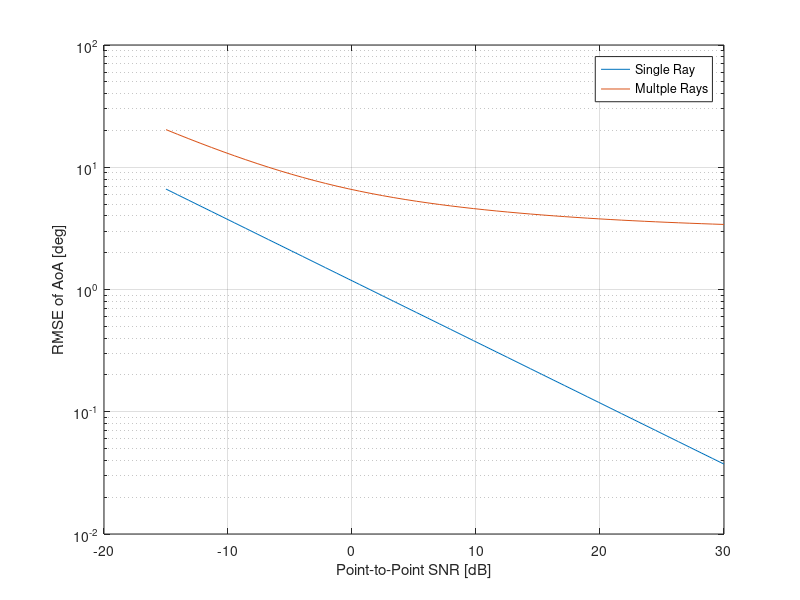

MATLAB code to generate this figure:
%-------------------------------------
% Script control parameter
%-------------------------------------
clear;clc;
rng(3); %random seed
% load probe_BF
%-------------------------------------
% System Parameters
%-------------------------------------
ray_num = 15; % Num of rays in a cluster
Nr = 8; % Number of antenna in Rx
Nt = 32;
M = 64; % Length of training
MCtimes = 20; % Num of Monte Carlo Sim.
AOAspread2 = (5/180*pi)^2;
AOAspread = sqrt(AOAspread2);
AODspread2 = (5/180*pi)^2;
AODspread = sqrt(AODspread2);
SNR_num = 50;
SNR_range = linspace(-15,30,SNR_num);

% For loop for Monte Carlo Simulations (realization of g, angle spread, and beamformer)
for MCindex = 1:MCtimes
    
    clc
    fprintf('iteration %d:\n',MCindex);
    
    % Receiver beamformer: 1) quasi-omni beam from random steering mtx; 2)
    % directional beam from angle steering vector
    probe_Rx_BF = (randi(2,Nr,M)*2-3) + 1j * (randi(2,Nr,M)*2-3);
    W = probe_Rx_BF./norm(probe_Rx_BF,'fro')*sqrt(M);
    
    probe_Tx_BF = (randi(2,Nt,M)*2-3) + 1j * (randi(2,Nt,M)*2-3);
    F = probe_Tx_BF./norm(probe_Tx_BF,'fro')*sqrt(Nt*M);
    
%     probe_Tx_BF = ones(Nt,M);
%     F = probe_Tx_BF./norm(probe_Tx_BF,'fro')*sqrt(Nt*M);   

    % AoA of rays with disired seperation
    phi = zeros(ray_num,1);
    phi0 = 0/180*pi;
    phi = phi0 + randn(ray_num,1) * AOAspread;

    % AoD of rays with disired seperation
    theta = zeros(ray_num,1);
    theta0 = 0/180*pi;
    theta = theta0 + randn(ray_num,1) * AODspread;

%     % Gain
%     g_cmplx = exp(1j*rand(ray_num,1)*2*pi)/sqrt(ray_num);
%     g = g_cmplx;
    % Rotate of ray
    psi = rand(ray_num,1)*2*pi;
    g_ray = exp(1j*psi)/sqrt(ray_num);



    % Pre-compute some vectors/matrices in FIM
    for rayindex = 1:ray_num

        % Spatial response and its derivative over phi
        arx(:,rayindex) = exp(1j * pi * (0:Nr-1)' * sin(phi(rayindex)))/sqrt(Nr);
        Darx(:,rayindex) = 1j * pi * (0:Nr-1)' * cos(phi(rayindex));
        drx(:,rayindex) = Darx(:,rayindex).*arx(:,rayindex);

        atx(:,rayindex) = exp(1j * pi * (0:Nt-1)' * sin(theta(rayindex)))/sqrt(Nt);
        Datx(:,rayindex) = 1j * pi * (0:Nt-1)' * cos(theta(rayindex));
        dtx(:,rayindex) = Datx(:,rayindex).*atx(:,rayindex);
    end


    % Evaluation of FIM with multiple rays

    % Pre-compute some equations, vecx, vecalpha, vecbeta
    % vecx is derivative of phi_0 in f(r,eta)
    vaa = zeros(M,1);
    vad = zeros(M,1);
    vda = zeros(M,1);

    for rr=1:ray_num
        vaa = vaa + g_ray(rr) * (W'*arx(:,rr)).* conj(F'*atx(:,rr));
        vad = vad + g_ray(rr) * (W'*arx(:,rr)).* conj(F'*dtx(:,rr));
        vda = vda + g_ray(rr) * (W'*drx(:,rr)).* conj(F'*atx(:,rr));
    end

    %%%%%%%%%%%%%%%%%%%%%%%%%%%%%%%%%%%%%%%%%%%%%
    % Evaluation of J_{0,0} part, a 3 by 3 matrix
    %%%%%%%%%%%%%%%%%%%%%%%%%%%%%%%%%%%%%%%%%%%%%
    J_00 = zeros(3,3);

    % Partial of phi_0 and phi_0              
    J_00(1,1) = real((vda)' * (vda));

    % Partial of phi_0 and theta_0
    J_00(1,2) = real((vda)' * (vad));
    J_00(2,1) = J_00(1,2);

    % Partial of phi_0 and alpha
    J_00(1,3) = real((vda)' * (1*vaa));
    J_00(3,1) = J_00(1,3);

    % Partial theta_0 and theta_0
    J_00(2,2) = real((vad)' * (vad));

    % Partial theta_0 and alpha
    J_00(2,3) = real((vad)' * (1*vaa));
    J_00(3,2) = J_00(2,3);

    % Partial of alpha and alpha
    J_00(3,3) = real((1*vaa)' * (1*vaa));


    %%%%%%%%%%%%%%%%%%%%%%%%%%%%%%%%
    % Evaluate J_{0,Deltaphi} matrix
    %%%%%%%%%%%%%%%%%%%%%%%%%%%%%%%%
    J_0D = zeros(3, ray_num*3);
    for rr=1:ray_num

        vdar = g_ray(rr) * W'*drx(:,rr).* conj(F'*atx(:,rr));
        vadr = g_ray(rr) * W'*arx(:,rr).* conj(F'*dtx(:,rr));
        vpsir = (1j) * psi(rr) * W'*arx(:,rr).* conj(F'*atx(:,rr));

        phir_index = (rr-1)*3+1;
        thetar_index = (rr-1)*3+2;
        psir_index = rr*3;

        % partial phi_0 and phi_r
        J_0D(1,phir_index) = real((vda)' * (vdar));
        % partial phi_0 and theta_r
        J_0D(1,thetar_index) = real((vda)' * (vadr));
        % partial phi_0 and psi_r
        J_0D(1,psir_index) = real((vda)' * (vpsir));

        % partial theta_0 and phi_r
        J_0D(2,phir_index) = real((vad)' * (vdar));
        % partial theta_0 and phi_r
        J_0D(2,thetar_index) = real((vad)' * (vadr));
        % partial theta_0 and psi_r
        J_0D(2,psir_index) = real((vad)' * (vpsir));

        % partial alpha and phi_r
        J_0D(3,phir_index) = real((1*vaa)' * (vdar));
        % partial alpha and theta_r
        J_0D(3,thetar_index) = real((1*vaa)' * (vadr));
        % partial theta_0 and psi_r
        J_0D(3,psir_index) = real((1*vaa)' * (vpsir));
    end

    %%%%%%%%%%%%%%%%%%%%%%%%%%%%%%%%
    % J(Deltaph,0) is transpose matrix of J_{0,Deltaphi}
    %%%%%%%%%%%%%%%%%%%%%%%%%%%%%%%%
    J_D0 = J_0D.';

    %%%%%%%%%%%%%%%%%%%%%%%%%%%%%%%%
    % Evaluate J{Deltaphi,Deltaphi} matrix
    %%%%%%%%%%%%%%%%%%%%%%%%%%%%%%%%
    J_DD = zeros(ray_num*3, ray_num*3);
    for r1 = 1:ray_num
        phir1_index = (r1-1)*3+1;
        thetar1_index = (r1-1)*3+2;
        psir1_index = r1*3;
        vadr1 = g_ray(r1) * W'*arx(:,r1).* conj(F'*dtx(:,r1));
        vdar1 = g_ray(r1) * W'*drx(:,r1).* conj(F'*atx(:,r1));
        vpsir1 = (1j) * psi(r1) * W'*arx(:,r1).* conj(F'*atx(:,r1));
        for r2 = 1:ray_num
            phir2_index = (r2-1)*3+1;
            thetar2_index = (r2-1)*3+2;
            psir2_index = r2*3;
            vadr2 = g_ray(r2) * W'*arx(:,r2).* conj(F'*dtx(:,r2));
            vdar2 = g_ray(r2) * W'*drx(:,r2).* conj(F'*atx(:,r2));
            vpsir2 = (1j) * psi(r2) * W'*arx(:,r2).* conj(F'*atx(:,r2));

            % partial phi_r1 and phi_r2
            J_DD(phir1_index,phir2_index) = real((vdar1)'* (vdar2));

            % partial phi_r1 and theta_r2
            J_DD(phir1_index,thetar2_index) = real((vdar1)'* (vadr2));
            
            % partial phi_r1 and psi_r2
            J_DD(phir1_index,psir2_index) = real((vdar1)'* (vpsir2));

            % partial theta_r1 and phi_r2
            J_DD(thetar1_index,phir2_index) = real((vadr1)'* (vdar2));

            % partial theta_r1 and theta_r2
            J_DD(thetar1_index,thetar2_index) = real((vadr1)'* (vadr2));
            
            % partial theta_r1 and psi_r2
            J_DD(thetar1_index,psir2_index) = real((vadr1)'* (vpsir2));
            
            % partial psi_r1 and phi_r2
            J_DD(psir1_index,phir2_index) = real((vpsir1)'* (vdar2));

            % partial psi_r1 and theta_r2
            J_DD(psir1_index,thetar2_index) = real((vpsir1)'* (vadr2));
            
            % partial psi_r1 and psi_r2
            J_DD(psir1_index,psir2_index) = real((vpsir1)'* (vpsir2));
        end
    end

    %%%%%%%%%%%%%%%%%%%%%%%%%%%%%%%%
    % Evaluate J matrix for apriori distribution of dphi
    %%%%%%%%%%%%%%%%%%%%%%%%%%%%%%%%
    J_p = zeros(3+ray_num*3);
    % A-priori of angular spread
    for r1 = 4:3:(ray_num*3+3)
        J_p(r1,r1) = 2/AOAspread;
    end
    for r2 = 5:3:(ray_num*3+3)
        if AODspread==0
            J_p(r2,r2) = 0;
        else
            J_p(r2,r2) = 2/AODspread;
        end
    end
    
    % For loop for SNR
    for ss = 1:SNR_num
        
        % SNR
        sigman2 = 10^(-SNR_range(ss)/10);
        
        % Evaluate FIM
        J = 2/sigman2*[J_00, J_0D; J_D0, J_DD] + J_p;
        
        % RMSE evaluation from CRLB perspective
        % CRLB of first ray when there are multiple rays
        dphiindex = 4:3:(ray_num*3+3);
        dpsiindex = 6:3:(ray_num*3+3);
        usefulindex = reshape([dphiindex;dpsiindex],1,ray_num*2);
        temp = inv(J);
%         temp = inv(J([1,3,usefulindex],[1,3,usefulindex]));
        CRLB_multiple(ss,MCindex) = sqrt(temp(1,1))*(1/pi*180);
        
        % Evaluation of FIM with single rays
%         temp = inv(J(1:3,1:3));
        temp = inv([J(1,1),J(1,3);J(3,1),J(3,3)]);
        % RMSE evaluation from CRLB perspective
        CRLB_single(ss,MCindex) = sqrt(temp(1,1))*(1/pi*180);

    end
end
%% Plot CRLB of angle est./tracking
figure
semilogy(SNR_range,mean(CRLB_single,2));hold on
semilogy(SNR_range,mean(CRLB_multiple,2));hold on
grid on
legend('Single Ray','Multple Rays')
xlabel('Point-to-Point SNR [dB]')
ylabel('RMSE of AoA [deg]')

% figure
% semilogy(SNR_range,mean(CRLB_rest1,2));hold on
% semilogy(SNR_range,mean(CRLB_rest1,2));hold on
% grid on
% legend('CRLB Ray 1','CRLB Ray 2')
